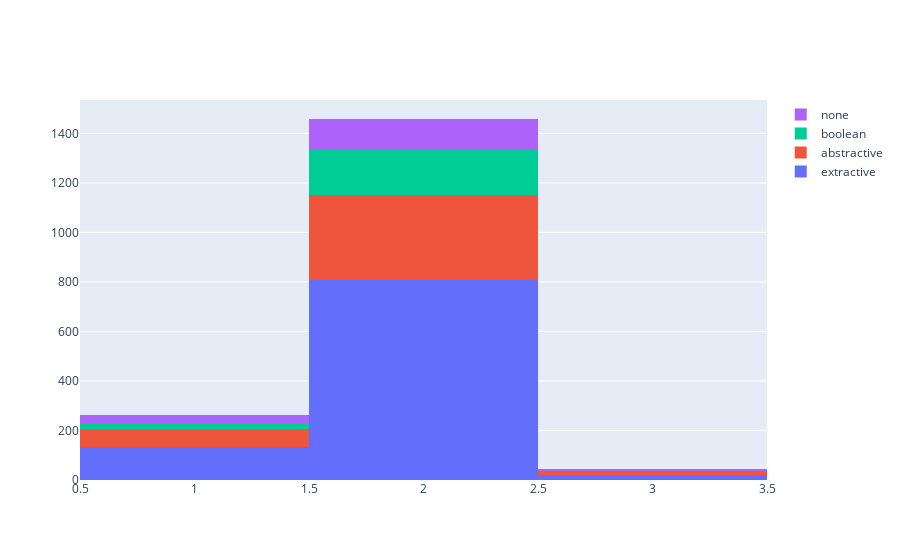

Notebook code for this chart:
### Code cell
fig = go.Figure()
for type_, counts in n_refs.items():
    fig.add_trace(go.Histogram(x=counts, name=type_))
# stacked bars
fig.update_layout(barmode='stack')
# fig.update_layout(barmode='overlay')
fig.show()

### Figure 1 — Plotly figure (JSON) as saved in the notebook; plotly's stock layout.template omitted (floating-point values rounded to 4 significant figures; data arrays with more than 128 entries replaced by an {"elided": "..."} marker saying what was removed)
{"data": [{"name": "extractive", "type": "histogram", "x": {"elided": "962 int values"}}, {"name": "abstractive", "type": "histogram", "x": {"elided": "431 int values"}}, {"name": "boolean", "type": "histogram", "x": {"elided": "208 int values"}}, {"name": "none", "type": "histogram", "x": {"elided": "163 int values"}}], "layout": {"barmode": "stack"}}
